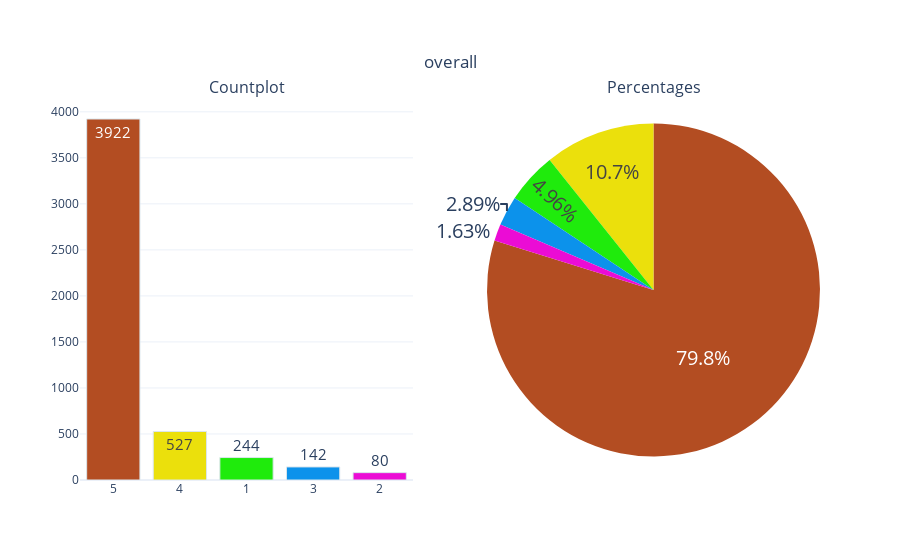

Notebook code cell kept with this figure:
### Code cell
categorical_variable_summary(df, 'overall')

### Figure 1 — Plotly figure (JSON) as saved in the notebook; plotly's stock layout.template omitted (floating-point values rounded to 4 significant figures)
{"data": [{"marker": {"color": ["#B34D22", "#EBE00C", "#1FEB0C", "#0C92EB", "#EB0CD5"], "line": {"color": "#DBE6EC", "width": 1}}, "name": "overall", "showlegend": false, "text": ["3922", "527", "244", "142", "80"], "textfont": {"size": 15}, "textposition": "auto", "type": "bar", "x": ["5", "4", "1", "3", "2"], "xaxis": "x", "y": [3922, 527, 244, 142, 80], "yaxis": "y"}, {"domain": {"x": [0.55, 1], "y": [0, 1]}, "labels": [5, 4, 1, 3, 2], "marker": {"colors": ["#B34D22", "#EBE00C", "#1FEB0C", "#0C92EB", "#EB0CD5"]}, "name": "overall", "showlegend": false, "textfont": {"size": 20}, "textposition": "auto", "type": "pie", "values": [3922, 527, 244, 142, 80]}], "layout": {"annotations": [{"font": {"size": 16}, "showarrow": false, "text": "Countplot", "x": 0.225, "xanchor": "center", "xref": "paper", "y": 1, "yanchor": "bottom", "yref": "paper"}, {"font": {"size": 16}, "showarrow": false, "text": "Percentages", "x": 0.775, "xanchor": "center", "xref": "paper", "y": 1, "yanchor": "bottom", "yref": "paper"}], "autosize": true, "title": {"text": "overall", "x": 0.5, "xanchor": "center", "y": 0.9, "yanchor": "top"}, "xaxis": {"anchor": "y", "autorange": true, "domain": [0, 0.45], "range": [-0.5, 4.5], "type": "category"}, "yaxis": {"anchor": "x", "autorange": true, "domain": [0, 1], "range": [0, 4128.0], "type": "linear"}}}
